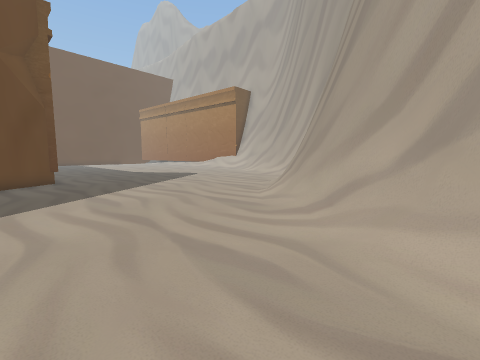
view 1 (above)

17 first-person views from a walk through a Unity game level. The camera is 1.4 m above the floor, tilts 6° down and sees 90° across. The floor is counted in squares, 1 m on a side. Each view is taken from the middle of a square. On the plan, view 1 faces up. The plan holds only what a view shows up to about 13 squares ahead; the rest is blank. The place goes on beyond the plan.

view 2
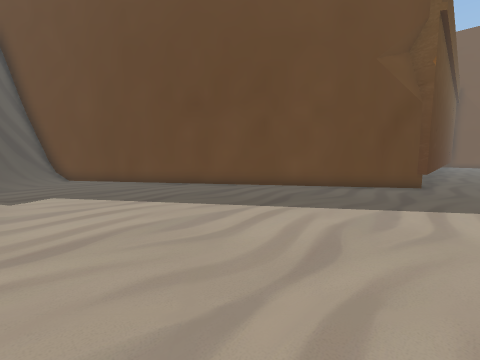

view 3
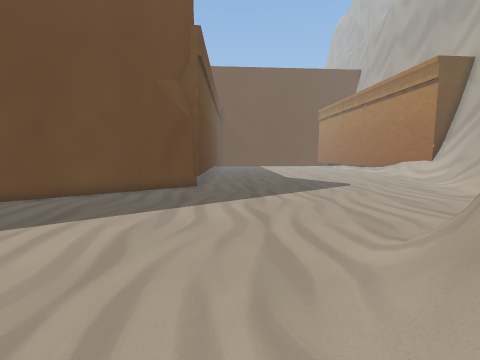

view 4
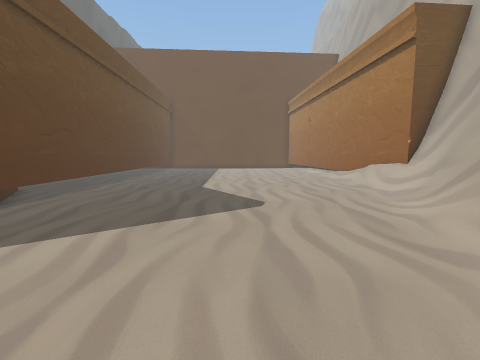

view 5
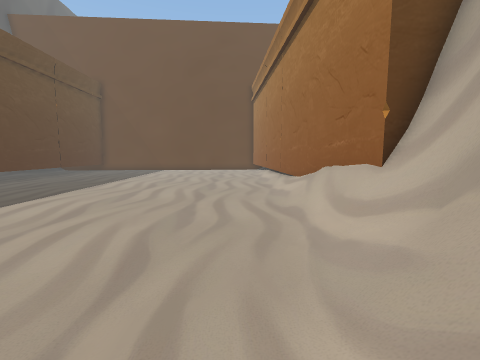

view 6
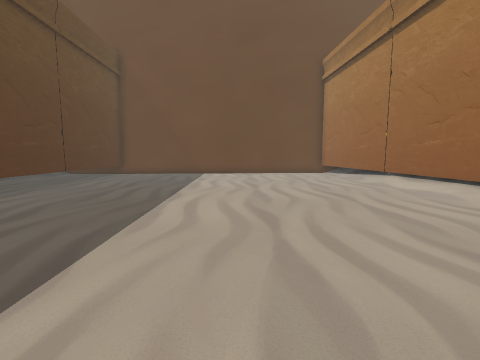

view 7
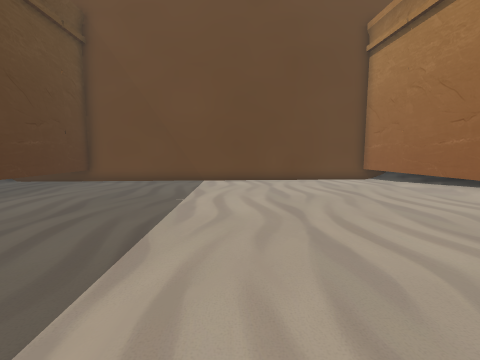

view 8
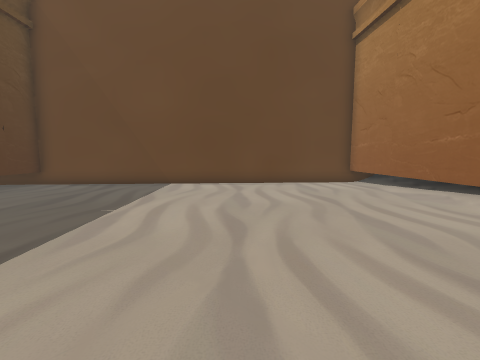

view 9
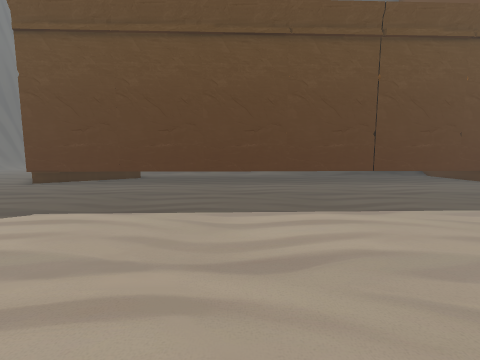

view 10
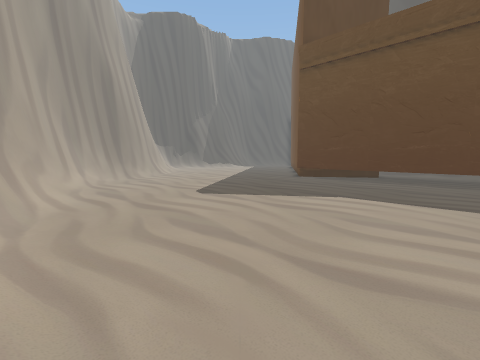

view 11
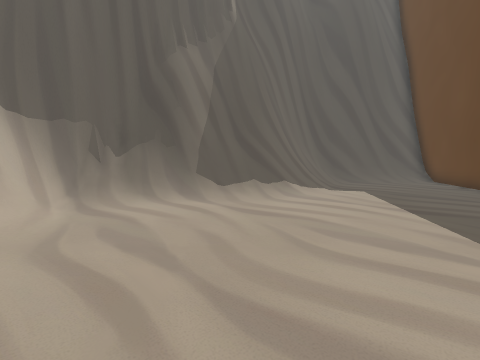

view 12
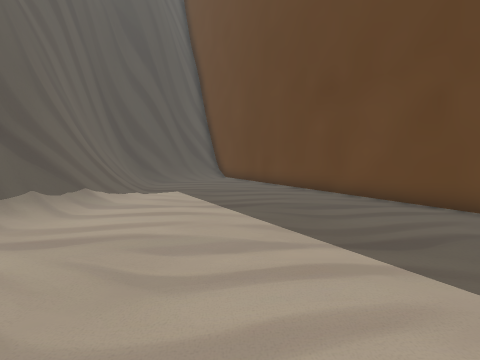

view 13
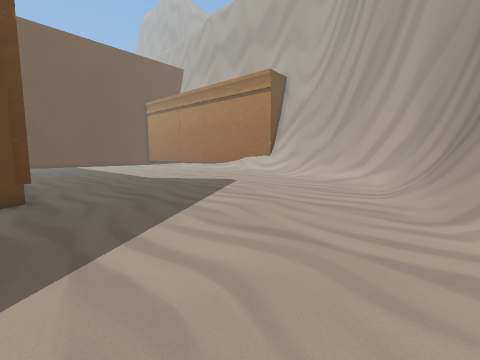

view 14
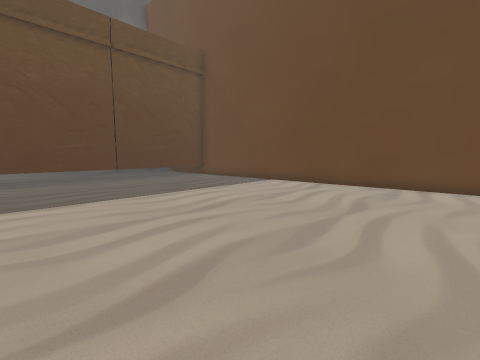

view 15
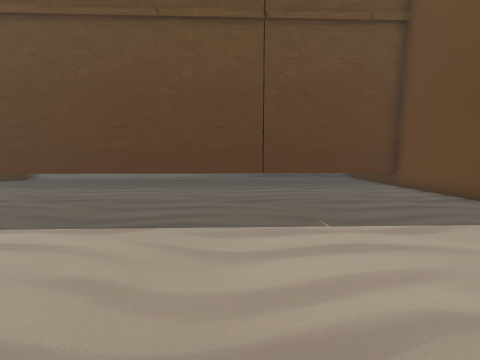

view 16
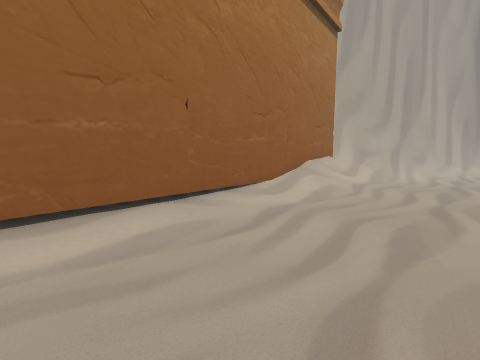

view 17
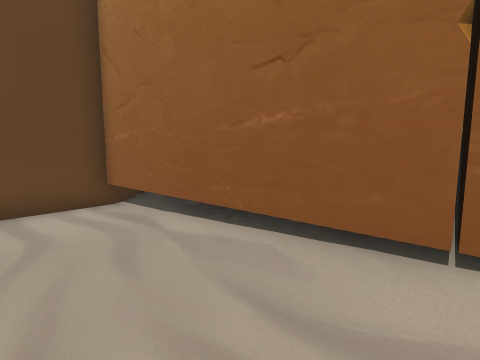

### Floor plan
Key: @ floor where view 1 was taken; # wall or solid block; . floor; / step, stairs or slope; = window, fence, low wall or low ledge; O other object.
Columns run from 27 left of view 1 to 4 right of it. Each row starts with its distance up from view 1.
 39            OO
 38           ##OO
 37          ##..OO
 36         ##....OO
 35        ##......OO##
 34       ##......../O
 33      ##........../O##
 32      #............/O#
 31     ##............./OO
 30    ##.............../OO
 29   ##................./O#
 28  ##.................../OO
 27  OO..................../O##
 26 O OO..................../O###
 25 O  OO..................../O##
 24     OO....................//#
 23      OO..................../##
 22       OO.................../=#
 21        OO...................=#
 20          O................../##
 19           O................./=#
 18            O................./#
 17             O................/##
 16              OO...............=#
 15               OO..............=#
 14                OO.............=#
 13                 OO.........../=#
 12              OOOOOO........../##
 11                  O#..........##
 10                  ##........./#
  9                  #........../#
  8                  #........../#
  7                  #........../#
  6                  #........../##
  5                 ##...........=#
  4                 #............/#
  3                 #............/##
  2                 #............/##
  1                 #.............=#
  0                 #..........@//=#
 -1                ##.......///===##
 -2                #......./==#####
 -3                #....../=###
 -4                #...../=##
 -5                #....//##
 -6                #=###=##
 -7                #######

Positions as (right, up) in squares from view 1, and headings:
1: (0, 0), facing up
2: (1, 4), facing left
3: (2, 4), facing up-left
4: (2, 12), facing up-left
5: (1, 20), facing up-left
6: (-7, 21), facing up-left
7: (-11, 24), facing up-left
8: (-11, 26), facing up-left
9: (-8, 27), facing down-left
10: (-5, 28), facing down
11: (-2, 7), facing down
12: (-2, 6), facing down-left
13: (-3, 5), facing up
14: (-8, 30), facing left
15: (-13, 30), facing down-left
16: (-12, 30), facing right
17: (-12, 32), facing up
